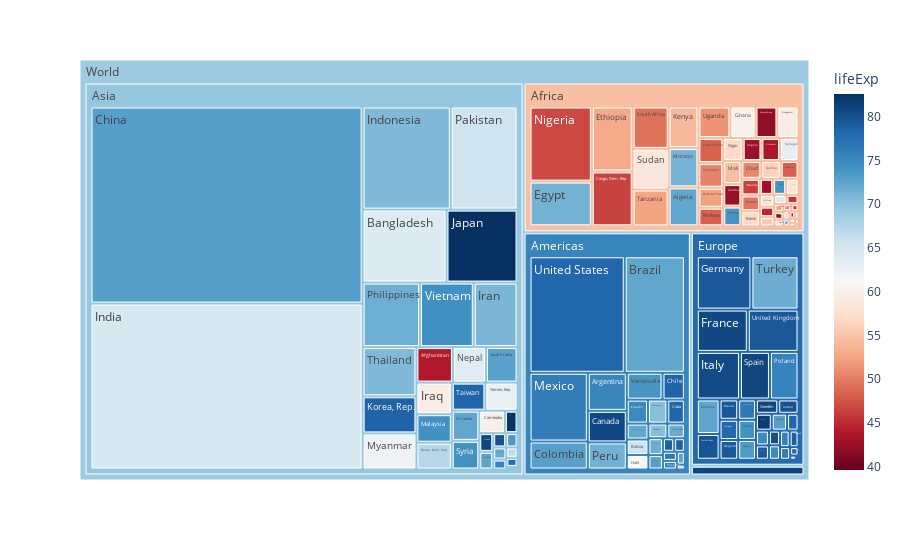

Notebook code for this chart:
### Code cell
px.treemap(df, path=[px.Constant('World'),'continent','country'], values='pop', color='lifeExp', color_continuous_scale='rdbu')

### Figure 1 — Plotly figure (JSON) as saved in the notebook; plotly's stock layout.template omitted (floating-point values rounded to 4 significant figures; data arrays with more than 128 entries replaced by an {"elided": "..."} marker saying what was removed)
{"data": [{"branchvalues": "total", "customdata": {"elided": "148x1 float values"}, "domain": {"x": [0, 1], "y": [0, 1]}, "hovertemplate": "labels=%{label}<br>pop=%{value}<br>parent=%{parent}<br>id=%{id}<br>lifeExp=%{color}<extra></extra>", "ids": {"elided": "148 str values"}, "labels": {"elided": "148 str values"}, "marker": {"coloraxis": "coloraxis", "colors": {"elided": "148 float values"}}, "name": "", "parents": {"elided": "148 str values"}, "type": "treemap", "values": {"elided": "148 int values"}}], "layout": {"coloraxis": {"colorbar": {"title": {"text": "lifeExp"}}, "colorscale": [[0, "rgb(103,0,31)"], [0.1, "rgb(178,24,43)"], [0.2, "rgb(214,96,77)"], [0.3, "rgb(244,165,130)"], [0.4, "rgb(253,219,199)"], [0.5, "rgb(247,247,247)"], [0.6, "rgb(209,229,240)"], [0.7, "rgb(146,197,222)"], [0.8, "rgb(67,147,195)"], [0.9, "rgb(33,102,172)"], [1, "rgb(5,48,97)"]]}, "legend": {"tracegroupgap": 0}, "margin": {"t": 60}}}
